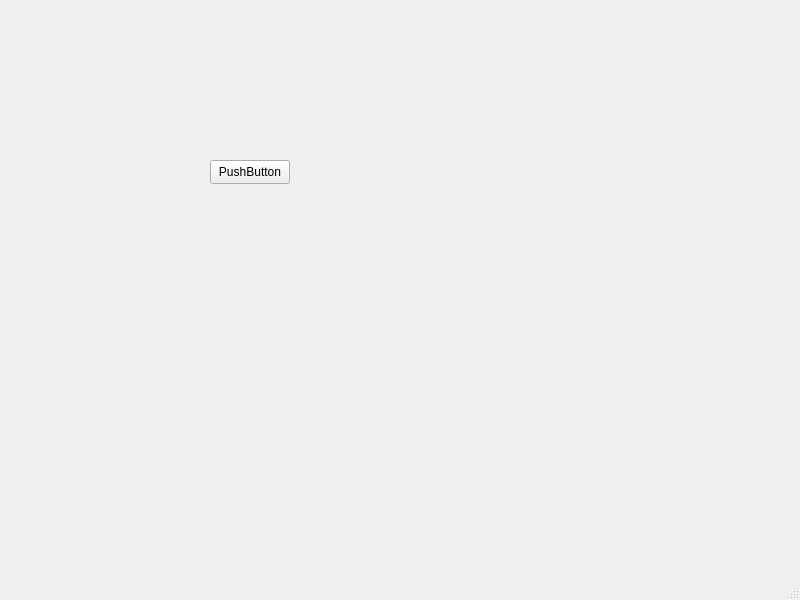
<?xml version="1.0" encoding="UTF-8"?>
<ui version="4.0">
 <class>MainWindow</class>
 <widget class="QMainWindow" name="MainWindow">
  <property name="geometry">
   <rect>
    <x>0</x>
    <y>0</y>
    <width>800</width>
    <height>600</height>
   </rect>
  </property>
  <property name="windowTitle">
   <string>MainWindow</string>
  </property>
  <widget class="QWidget" name="centralwidget">
   <widget class="QPushButton" name="pushButton">
    <property name="geometry">
     <rect>
      <x>210</x>
      <y>160</y>
      <width>80</width>
      <height>24</height>
     </rect>
    </property>
    <property name="text">
     <string>PushButton</string>
    </property>
   </widget>
  </widget>
  <widget class="QMenuBar" name="menubar">
   <property name="geometry">
    <rect>
     <x>0</x>
     <y>0</y>
     <width>800</width>
     <height>21</height>
    </rect>
   </property>
  </widget>
  <widget class="QStatusBar" name="statusbar"/>
 </widget>
 <resources/>
 <connections/>
</ui>
